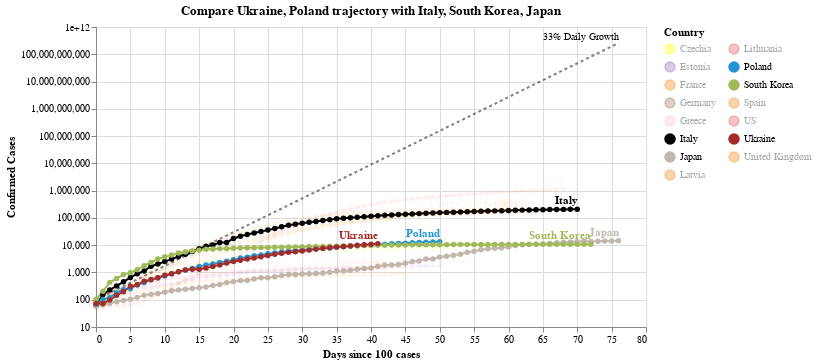

Notebook code cell kept with this figure:
### Code cell
#hide_input
chart2 = make_since_chart(['Ukraine', 'Poland'])
chart2

### Figure 1 — Vega-Lite specification as saved in the notebook (floating-point values rounded to 4 significant figures; data arrays with more than 128 entries replaced by an {"elided": "..."} marker saying what was removed)
{"config": {"view": {"continuousWidth": 400, "continuousHeight": 300}}, "layer": [{"mark": {"type": "line", "color": "black", "opacity": 0.5, "strokeDash": [3, 3]}, "encoding": {"x": {"type": "quantitative", "field": "Days since 100 cases"}, "y": {"type": "quantitative", "field": "Confirmed Cases"}}}, {"mark": {"type": "text", "align": "right", "dy": -6, "fontSize": 10, "text": "33% Daily Growth"}, "encoding": {"x": {"type": "quantitative", "field": "Days since 100 cases"}, "y": {"type": "quantitative", "field": "Confirmed Cases"}}, "transform": [{"filter": "(datum['Days since 100 cases'] >= 76)"}]}, {"data": {"name": "data-543d94af2dae7ca76e8bdfd499cc010d"}, "mark": {"type": "line", "point": true}, "encoding": {"color": {"type": "nominal", "field": "Country", "legend": {"columns": 2}, "scale": {"domain": ["Czechia", "Estonia", "France", "Germany", "Greece", "Italy", "Japan", "Latvia", "Lithuania", "Poland", "South Korea", "Spain", "US", "Ukraine", "United Kingdom"], "range": ["yellow", "#9467bd", "#F58518", "#9D755D", "pink", "black", "#C1B7AD", "#F58518", "#E45756", "#2495D3", "#A1BA59", "#F58518", "#E45756", "brown", "#F58518"]}}, "opacity": {"condition": {"value": 1, "selection": "selector003"}, "value": 0.05}, "tooltip": [{"type": "nominal", "field": "Country"}, {"type": "temporal", "field": "Date"}, {"type": "quantitative", "field": "Confirmed Cases"}, {"type": "quantitative", "field": "Days since 100 cases"}], "x": {"type": "quantitative", "field": "Days since 100 cases"}, "y": {"type": "quantitative", "field": "Confirmed Cases", "scale": {"type": "log"}}}, "selection": {"selector003": {"type": "multi", "fields": ["Country"], "bind": "legend", "init": [{"Country": "Ukraine"}, {"Country": "Poland"}, {"Country": "Italy"}, {"Country": "South Korea"}, {"Country": "Japan"}]}}, "width": 550}, {"data": {"name": "data-543d94af2dae7ca76e8bdfd499cc010d"}, "mark": {"type": "text", "align": "right", "dy": -8, "fontWeight": "bold"}, "encoding": {"color": {"type": "nominal", "field": "Country", "legend": {"columns": 2}, "scale": {"domain": ["Czechia", "Estonia", "France", "Germany", "Greece", "Italy", "Japan", "Latvia", "Lithuania", "Poland", "South Korea", "Spain", "US", "Ukraine", "United Kingdom"], "range": ["yellow", "#9467bd", "#F58518", "#9D755D", "pink", "black", "#C1B7AD", "#F58518", "#E45756", "#2495D3", "#A1BA59", "#F58518", "#E45756", "brown", "#F58518"]}}, "opacity": {"condition": {"value": 1, "selection": "selector003"}, "value": 0.05}, "text": {"type": "nominal", "field": "Country"}, "tooltip": [{"type": "nominal", "field": "Country"}, {"type": "temporal", "field": "Date"}, {"type": "quantitative", "field": "Confirmed Cases"}, {"type": "quantitative", "field": "Days since 100 cases"}], "x": {"type": "quantitative", "field": "Days since 100 cases"}, "y": {"type": "quantitative", "field": "Confirmed Cases", "scale": {"type": "log"}}}, "transform": [{"filter": "(datum['Date'] >= 1588377600000)"}], "width": 550}], "data": {"name": "data-cf71325e789e1e9470dc6c95c5cacfa1"}, "title": "Compare Ukraine, Poland trajectory with Italy, South Korea, Japan", "$schema": "https://vega.github.io/schema/vega-lite/v4.0.2.json", "datasets": {"data-cf71325e789e1e9470dc6c95c5cacfa1": [{"Days since 100 cases": 0, "Confirmed Cases": 100.0}, {"Days since 100 cases": 1, "Confirmed Cases": 133.0}, {"Days since 100 cases": 2, "Confirmed Cases": 176.9}, {"Days since 100 cases": 3, "Confirmed Cases": 235.3}, {"Days since 100 cases": 4, "Confirmed Cases": 312.9}, {"Days since 100 cases": 5, "Confirmed Cases": 416.2}, {"Days since 100 cases": 6, "Confirmed Cases": 553.5}, {"Days since 100 cases": 7, "Confirmed Cases": 736.1}, {"Days since 100 cases": 8, "Confirmed Cases": 979.1}, {"Days since 100 cases": 9, "Confirmed Cases": 1302.0}, {"Days since 100 cases": 10, "Confirmed Cases": 1732.0}, {"Days since 100 cases": 11, "Confirmed Cases": 2303.0}, {"Days since 100 cases": 12, "Confirmed Cases": 3064.0}, {"Days since 100 cases": 13, "Confirmed Cases": 4074.0}, {"Days since 100 cases": 14, "Confirmed Cases": 5419.0}, {"Days since 100 cases": 15, "Confirmed Cases": 7207.0}, {"Days since 100 cases": 16, "Confirmed Cases": 9586.0}, {"Days since 100 cases": 17, "Confirmed Cases": 12750.0}, {"Days since 100 cases": 18, "Confirmed Cases": 16960.0}, {"Days since 100 cases": 19, "Confirmed Cases": 22550.0}, {"Days since 100 cases": 20, "Confirmed Cases": 29990.0}, {"Days since 100 cases": 21, "Confirmed Cases": 39890.0}, {"Days since 100 cases": 22, "Confirmed Cases": 53060.0}, {"Days since 100 cases": 23, "Confirmed Cases": 70560.0}, {"Days since 100 cases": 24, "Confirmed Cases": 93850.0}, {"Days since 100 cases": 25, "Confirmed Cases": 124800.0}, {"Days since 100 cases": 26, "Confirmed Cases": 166000.0}, {"Days since 100 cases": 27, "Confirmed Cases": 220800.0}, {"Days since 100 cases": 28, "Confirmed Cases": 293700.0}, {"Days since 100 cases": 29, "Confirmed Cases": 390600.0}, {"Days since 100 cases": 30, "Confirmed Cases": 519500.0}, {"Days since 100 cases": 31, "Confirmed Cases": 690900.0}, {"Days since 100 cases": 32, "Confirmed Cases": 918900.0}, {"Days since 100 cases": 33, "Confirmed Cases": 1222000.0}, {"Days since 100 cases": 34, "Confirmed Cases": 1625000.0}, {"Days since 100 cases": 35, "Confirmed Cases": 2162000.0}, {"Days since 100 cases": 36, "Confirmed Cases": 2875000.0}, {"Days since 100 cases": 37, "Confirmed Cases": 3824000.0}, {"Days since 100 cases": 38, "Confirmed Cases": 5086000.0}, {"Days since 100 cases": 39, "Confirmed Cases": 6764000.0}, {"Days since 100 cases": 40, "Confirmed Cases": 8996000.0}, {"Days since 100 cases": 41, "Confirmed Cases": 11970000.0}, {"Days since 100 cases": 42, "Confirmed Cases": 15910000.0}, {"Days since 100 cases": 43, "Confirmed Cases": 21170000.0}, {"Days since 100 cases": 44, "Confirmed Cases": 28150000.0}, {"Days since 100 cases": 45, "Confirmed Cases": 37440000.0}, {"Days since 100 cases": 46, "Confirmed Cases": 49790000.0}, {"Days since 100 cases": 47, "Confirmed Cases": 66230000.0}, {"Days since 100 cases": 48, "Confirmed Cases": 88080000.0}, {"Days since 100 cases": 49, "Confirmed Cases": 117100000.0}, {"Days since 100 cases": 50, "Confirmed Cases": 155800000.0}, {"Days since 100 cases": 51, "Confirmed Cases": 207200000.0}, {"Days since 100 cases": 52, "Confirmed Cases": 275600000.0}, {"Days since 100 cases": 53, "Confirmed Cases": 366600000.0}, {"Days since 100 cases": 54, "Confirmed Cases": 487500000.0}, {"Days since 100 cases": 55, "Confirmed Cases": 648400000.0}, {"Days since 100 cases": 56, "Confirmed Cases": 862400000.0}, {"Days since 100 cases": 57, "Confirmed Cases": 1147000000.0}, {"Days since 100 cases": 58, "Confirmed Cases": 1525000000.0}, {"Days since 100 cases": 59, "Confirmed Cases": 2029000000.0}, {"Days since 100 cases": 60, "Confirmed Cases": 2698000000.0}, {"Days since 100 cases": 61, "Confirmed Cases": 3589000000.0}, {"Days since 100 cases": 62, "Confirmed Cases": 4773000000.0}, {"Days since 100 cases": 63, "Confirmed Cases": 6348000000.0}, {"Days since 100 cases": 64, "Confirmed Cases": 8443000000.0}, {"Days since 100 cases": 65, "Confirmed Cases": 11230000000.0}, {"Days since 100 cases": 66, "Confirmed Cases": 14940000000.0}, {"Days since 100 cases": 67, "Confirmed Cases": 19860000000.0}, {"Days since 100 cases": 68, "Confirmed Cases": 26420000000.0}, {"Days since 100 cases": 69, "Confirmed Cases": 35140000000.0}, {"Days since 100 cases": 70, "Confirmed Cases": 46730000000.0}, {"Days since 100 cases": 71, "Confirmed Cases": 62150000000.0}, {"Days since 100 cases": 72, "Confirmed Cases": 82660000000.0}, {"Days since 100 cases": 73, "Confirmed Cases": 109900000000.0}, {"Days since 100 cases": 74, "Confirmed Cases": 146200000000.0}, {"Days since 100 cases": 75, "Confirmed Cases": 194500000000.0}, {"Days since 100 cases": 76, "Confirmed Cases": 258700000000.0}], "data-543d94af2dae7ca76e8bdfd499cc010d": {"elided": "885 records"}}}
